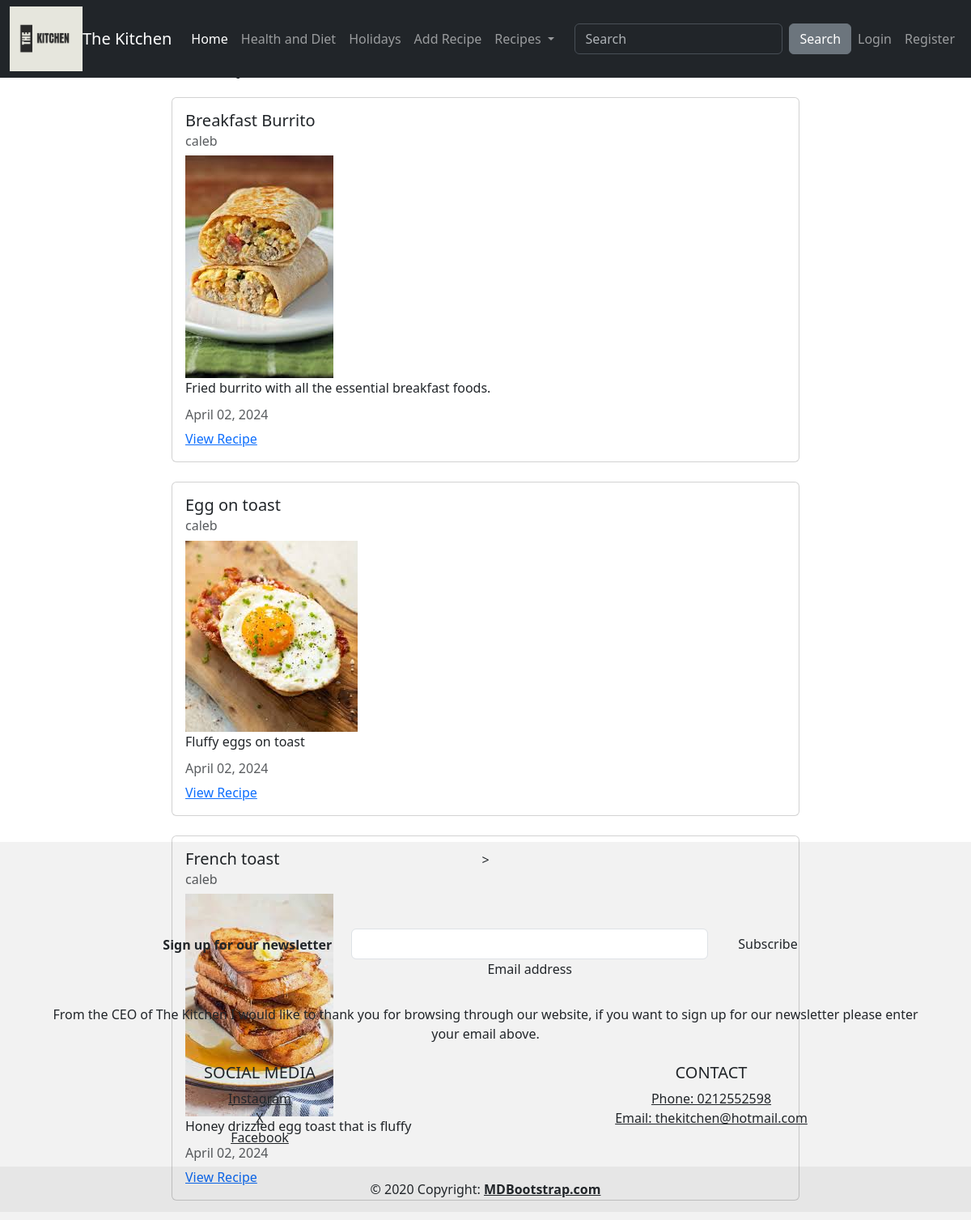
Page /recipes/1/ on the committed database.
### recipe/models.py (models this page shows, shortened)
class recipe(models.Model):
    title = models.CharField(max_length = 100)
    description = models.TextField()
    image = models.ImageField(upload_to="recipe_images", null=True)
    author = models.ForeignKey(User, on_delete = models.CASCADE)
    created_at = models.DateTimeField(auto_now_add = True)
    updated_at = models.DateTimeField(auto_now = True)
    ingredients = models.TextField(null=True)
    method = models.TextField(null=True)
    meal_type = models.ForeignKey(MealType, on_delete=models.CASCADE, null=True)
    meal_diet = models.ManyToManyField(MealDiet, help_text="Hold ctrl or cmd to select more than one option")
    meal_holiday = models.ManyToManyField(HolidayMeal, help_text="Hold ctrl or cmd to select more than one option")

### recipe/views.py (the view)
# urls.py: path('recipes/<int:meal_id>/', views.meal_display, name='recipes-recipes'),
def meal_display(request, meal_id):
    meal = get_object_or_404(models.MealType, pk=meal_id)
    meals_in_category = models.recipe.objects.filter(meal_type=meal)
    context ={
        'meal': meal,
        'meal_type': meals_in_category,
    }
    return render(request, 'recipe/recipes.html', context)

### recipe/templates/recipe/recipes.html
{% extends "recipe/base.html" %}
{% block content %}
<h1>Recipes:</h1>
{% for recipe in meal_type %}
<div class="card my-4">
    <div class="card-body">
      <h5 class="card-title">{{ recipe.title }}</h5>
      <h6 class="card-subtitle mb-2 text-muted">{{ recipe.author }}</h6>
      <img src="{{ recipe.image.url }}">
      <p class="card-text">{{ recipe.description }}</p>
      <h6 class="card-subtitle mb-2 text-muted">{{ recipe.updated_at|date:"F d, Y" }}</h6>
      <a href="{% url 'recipes-detail' recipe.pk %}" class="card-link">View Recipe</a>
    </div>
</div>
{% endfor %}
{% endblock content %}

### recipe/templates/recipe/base.html (shortened to what this page needs)
<!DOCTYPE html>
<html lang="en">
<head>
    <link rel="stylesheet" href="base.css">
    <link rel="stylesheet" href="https://cdn.jsdelivr.net/npm/bootstrap@5.3.1/dist/css/bootstrap.min.css">
</head>
<body class="d-flex flex-column min-vh-100">
    <nav class="navbar navbar-expand-lg bg-dark fixed-top" data-bs-theme="dark">
        <div class="container-fluid">
          {% load static %}
            <img src="{% static 'images/newlogo.png' %}" alt="Logo" width="90"  height="80"/>
            <a class="navbar-brand" href="#">
                The Kitchen
            </a>
            <div class="collapse navbar-collapse" id="navbarColor02">
                <ul class="navbar-nav me-auto">
                    <li class="nav-item">
                        <a class="nav-link active" href="http://127.0.0.1:3000/index.html">Home <span class="visually-hidden">(current)</span></a>
                    </li>
                    <li class="nav-item">
                        <a class="nav-link" href="http://127.0.0.1:3000/health-diet.html">Health and Diet</a>
                    </li>
                    <li class="nav-item">
                        <a class="nav-link" href="http://127.0.0.1:3000/holidays.html">Holidays</a>
                    </li>
                    <li class="nav-item">
                      <a class="nav-link" href="http://127.0.0.1:3000/holidays.html">Add Recipe</a>
                    </li>
                    <li class="nav-item dropdown">
                        <a class="nav-link dropdown-toggle" href="#" id="navbarDropdown" role="button" data-bs-toggle="dropdown" aria-expanded="false">
                            Recipes
                        </a>
                    </li>
                </ul>
                <form class="d-flex">
                    <input class="form-control me-sm-2" type="search" placeholder="Search" aria-label="Search">
                    <button class="btn btn-secondary my-2 my-sm-0" type="submit">Search</button>
                </form>
            </div>
            <div class="navbar-nav">
              {% if user.is_authenticated %}
              <a class="nav-item nav-link" href="{% url 'users-profile' %}"
              >My Profile</a>
              <a class="nav-item nav-link" href="{% url 'users-logout' %}">Logout</a>
              {% else %}
              <a class="nav-item nav-link" href="{% url 'users-login' %}">Login</a>
              <a class="nav-item nav-link" href="{% url 'users-register' %}">Register</a>
              {% endif %}
            </div>
        </div>
    </nav>
    <div class="container mt-5 col-8">
       {% block content %} {% endblock content %}
    </div>
    <footer class="mt-auto">>
      <div class="container p-4">
        <section class="mb-4">
          <a data-mdb-ripple-init class="btn btn-outline btn-floating m-1" href="#!" role="button"
            ></a>
          <a data-mdb-ripple-init class="btn btn-outline btn-floating m-1" href="#!" role="button"
            ></a>
          <a data-mdb-ripple-init class="btn btn-outline btn-floating m-1" href="#!" role="button"
            ></a>
          <a data-mdb-ripple-init class="btn btn-outline btn-floating m-1" href="#!" role="button"
            ></a>
          <a data-mdb-ripple-init class="btn btn-outline btn-floating m-1" href="#!" role="button"
            ></a>
          <a data-mdb-ripple-init class="btn btn-outline btn-floating m-1" href="#!" role="button"
            ></a>
        </section>
        <section class="">
          <form action="">
            <div class="row d-flex justify-content-center">
              <div class="col-auto">
                <p class="pt-2">
                  <strong>Sign up for our newsletter</strong>
                </p>
              </div>
              <div class="col-md-5 col-12">
                <div data-mdb-input-init class="form-outline mb-4">
                  <input type="email" id="form5Example24" class="form-control" />
                  <label class="form-label" for="form5Example24">Email address</label>
                </div>
              </div>
              <div class="col-auto">
                <button data-mdb-ripple-init type="submit" class="btn btn-outline mb-4">
                  Subscribe
                </button>
              </div>
            </div>
          </form>
        </section>
        <section class="mb-4">
          <p>
            From the CEO of The Kitchen I would like to thank you for browsing through our website, if you want to sign up for our newsletter please enter your email above.
          </p>
        </section>
        <section class="">
          <div class="row justify-content-center">
              <div class="col-lg-3 col-md-6 mb-4 mb-md-0 mx-auto">
                  <h5 class="text-uppercase">Social Media</h5>
                  <ul class="list-unstyled mb-0">
                      <li>
                          <a class="text-body" href="#!">Instagram</a>
                      </li>
                      <li>
                          <a class="text-body" href="#!">X</a>
                      </li>
                      <li>
                          <a class="text-body" href="#!">Facebook</a>
                      </li>
                  </ul>
              </div>
              <div class="col-lg-3 col-md-6 mb-4 mb-md-0 mx-auto">
                  <h5 class="text-uppercase">Contact</h5>
                  <ul class="list-unstyled mb-0">
                      <li>
                          <a class="text-body" href="#!">Phone: 0212552598</a>
                      </li>
                      <li>
                          <a class="text-body" href="#!">Email: thekitchen@hotmail.com</a>
                      </li>
                  </ul>
              </div>
          </div>
      </section>
            </div>
      <div class="text-center p-3" style="background-color: rgba(0, 0, 0, 0.05);">
        © 2020 Copyright:
        <a class="text-reset fw-bold" href="https://mdbootstrap.com/">MDBootstrap.com</a>
      </div>
    </footer>
</body>
</html>

### static/images/css/base.css (style rules this page uses)
footer { position: fixed; left: 0; bottom: 0; width: 100%; background-color: rgba(0, 0, 0, 0.05); text-align: center; padding: 10px 0; }

### rows in the picture
recipe: title "Breakfast Burrito", author "caleb", image (picture), description "Fried burrito with all the essential breakfast foods.", updated_at "April 02, 2024"
recipe: title "Egg on toast", author "caleb", image (picture), description "Fluffy eggs on toast", updated_at "April 02, 2024"
recipe: title "French toast", author "caleb", image (picture), description "Honey drizzled egg toast that is fluffy", updated_at "April 02, 2024"
